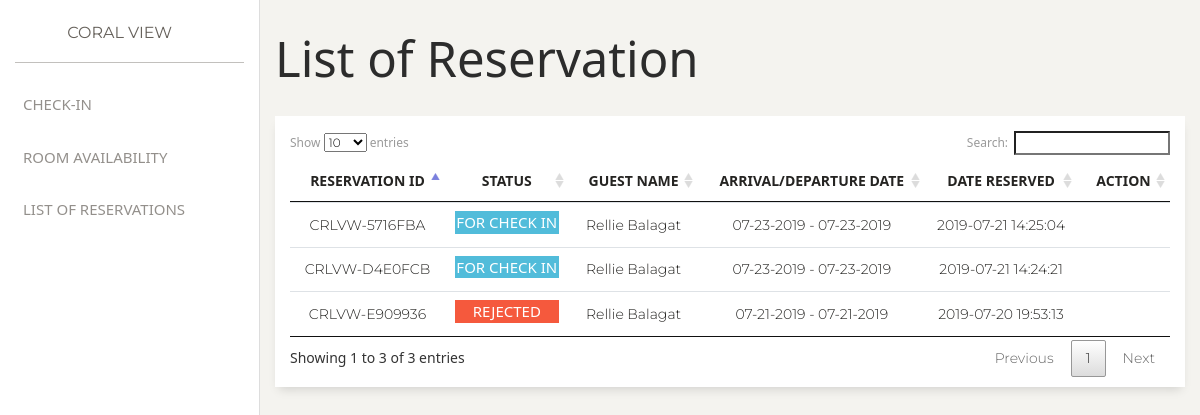
The page /admin/list_reservation.php on the database its author committed.
### tables this page shows
CREATE TABLE `reservation` (
  `id` int(11) NOT NULL,
  `guest_id` int(11) DEFAULT NULL,
  `reference_no` varchar(255) DEFAULT NULL,
  `status` varchar(255) DEFAULT NULL,
  `payment` varchar(255) DEFAULT NULL,
  `check_in_date` datetime DEFAULT NULL,
  `check_out_date` datetime DEFAULT NULL,
  `adult_count` int(11) DEFAULT NULL,
  `kids_count` int(11) DEFAULT NULL,
  `date_created` datetime DEFAULT current_timestamp(),
  `date_updated` datetime DEFAULT NULL
);

CREATE TABLE `guest` (
  `id` int(11) NOT NULL,
  `first_name` varchar(255) DEFAULT NULL,
  `last_name` varchar(255) DEFAULT NULL,
  `address` varchar(255) DEFAULT NULL,
  `email` varchar(255) DEFAULT NULL,
  `contact_number` varchar(255) DEFAULT NULL
);

### admin/list_reservation.php (the view, shortened to what this page needs)
<?php
include('../common/header.php');
$db = connect_to_db();
?>
    <?php include('../common/admin_sidebar.php') ?>
    <div class="main-panel">
        <div class="container-fluid">
            <h1>List of Reservation</h1>
            <div class="row">
                <div class="col">
                    <div class="card">
                        <div class="card-body">
                            <table class="table text-center" id="reservationCheckIn">
                                <thead>
                                    <tr>
                                        <th scope="col">Reservation ID</th>
                                        <th scope="col">Status</th>
                                        <th scope="col">Guest Name</th>
                                        <th scope="col">Arrival/Departure Date</th>
                                        <th scope="col">Date Reserved</th>
                                        <th scope="col" class="text-center">Action</th>
                                    </tr>
                                </thead>
                                <tbody>
                                    <?php
                                        $reservation_query = "SELECT * FROM reservation RES INNER JOIN guest G ON RES.guest_id = G.Id";
                                        $reservation_result = mysqli_query($db, $reservation_query);
                                        if(mysqli_num_rows($reservation_result) > 0) {
                                            while($reservation = mysqli_fetch_assoc($reservation_result)) {
                                                $check_in_date = date_format(new Datetime($reservation["check_in_date"]), "m-d-Y");
                                                $check_out_date = date_format(new Datetime($reservation["check_in_date"]), "m-d-Y");
                                                $reservation_status =  $reservation["status"];
                                                $hide_class = "";
                                                switch($reservation_status) {
                                                    case "REJECTED":
                                                        $reservation_class = "badge-danger";
                                                        $hide_class = "display: none;";
                                                        break;
                                                    case "FOR CHECK IN":
                                                        $reservation_class = "badge-info";
                                                        $hide_class = "display: none;";
                                                        break;
                                                }
                                                echo '
                                                    <tr>
                                                        <td>' . $reservation["reference_no"] . '</td>
                                                        <td><p class="' . $reservation_class . '">' . $reservation["status"]  . '</p></td>
                                                        <td>' . $reservation["first_name"] . " " . $reservation["last_name"]  . '</td>
                                                        <td>' . $check_in_date . " - " . $check_out_date . '</td>
                                                        <td>' . $reservation["date_created"] . '</td>
                                                        <td>
                                                            <a style="width: 48%;' . $hide_class . '" href="accept.php?reference_no=' . $reservation["reference_no"] . '" class="btn btn-success">Accept</a>
                                                            <a style="width: 48%;' . $hide_class . '" href="reject.php?reference_no=' . $reservation["reference_no"] . '" class="btn btn-danger">Reject</a>
                                                        </td>
                                                    </tr>
                                                ';
                                            }
                                        }
                                    ?>
                                </tbody>
                            </table>
                        </div>
                    </div>
                </div>
            </div>
        </div>
    </div>
<?php
include('../common/footer.php');
?>

### resources/datatables/datatable.css (style rules this page uses)
table.dataTable { width: 100%; margin: 0 auto; clear: both; border-collapse: separate; border-spacing: 0; }
table.dataTable thead th, table.dataTable tfoot th { font-weight: bold; }
table.dataTable thead th, table.dataTable thead td { padding: 10px 18px; border-bottom: 1px solid #111; }
table.dataTable thead .sorting, table.dataTable thead .sorting_asc, table.dataTable thead .sorting_desc, table.dataTable thead .sorting_asc_disabled, table.dataTable thead .sorting_desc_disabled { cursor: pointer; *cursor: hand; background-repeat: no-repeat; background-position: center right; }
table.dataTable thead .sorting { background-image: url("../images/sort_both.png"); }
table.dataTable thead .sorting_asc { background-image: url("../images/sort_asc.png"); }
table.dataTable tbody tr { background-color: #ffffff; }
table.dataTable tbody th, table.dataTable tbody td { padding: 8px 10px; }
table.dataTable.no-footer { border-bottom: 1px solid #111; }
table.dataTable, table.dataTable th, table.dataTable td { box-sizing: content-box; }

### css/style.css (style rules this page uses)
* { font-family: 'Segoe UI', sans-serif; }
.main-panel { min-height: 100vh; }
h1, h2, h3, h4, h5, h6, p, span, li { font-family: 'Segoe UI', sans-serif; }
.card { border-radius: 0px; }

### rows shown on the page
reservation: reference_no "CRLVW-E909936", status "REJECTED", guest.first_name "Rellie", guest.last_name "Balagat", check_in_date "07-21-2019", date_created "2019-07-20 19:53:13"
reservation: reference_no "CRLVW-D4E0FCB", status "FOR CHECK IN", guest.first_name "Rellie", guest.last_name "Balagat", check_in_date "07-23-2019", date_created "2019-07-21 14:24:21"
reservation: reference_no "CRLVW-5716FBA", status "FOR CHECK IN", guest.first_name "Rellie", guest.last_name "Balagat", check_in_date "07-23-2019", date_created "2019-07-21 14:25:04"
